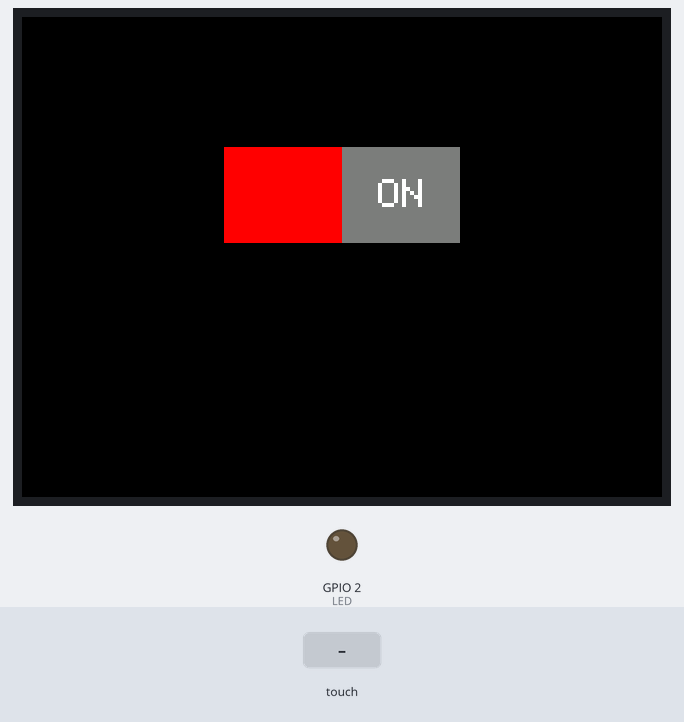
The sketch below on a simulated ESP32. Parts: 320×240 colour display, output pins drawn as LEDs (lit = HIGH). The inputs (shaded band) are chosen by the test bench. Storage starts empty; what the sketch prints to the serial monitor is not drawn.

Above: at 1.5 s.
1.6 s: screen touched at 62 % across, 30 % down
At 2.6 s:
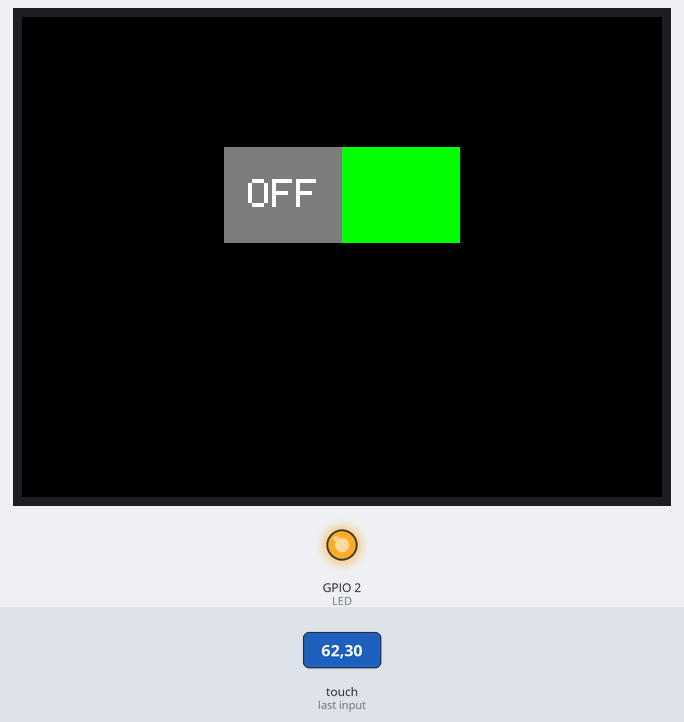
3.1 s: screen touched at 38 % across, 30 % down
At 3.8 s:
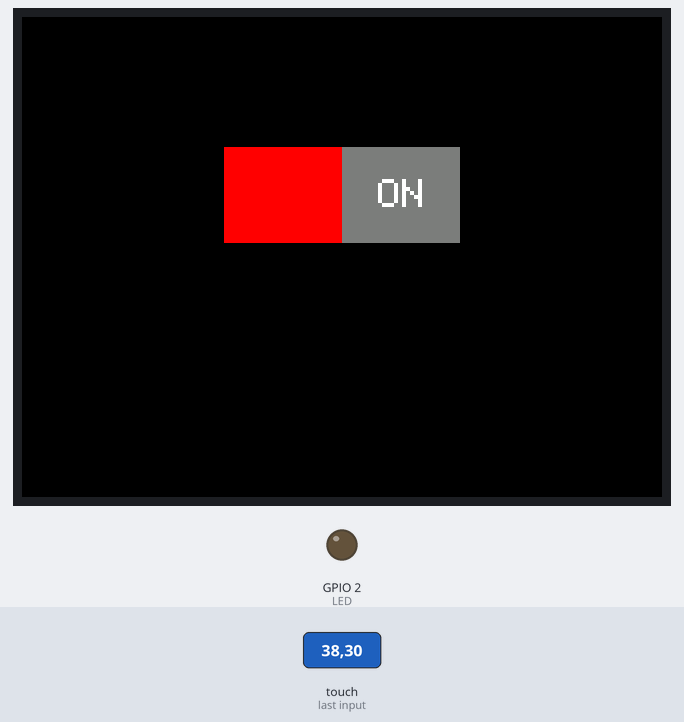
Timing chart, 0 to 6.1 s (numbered marks = the images above; inputs shaded):
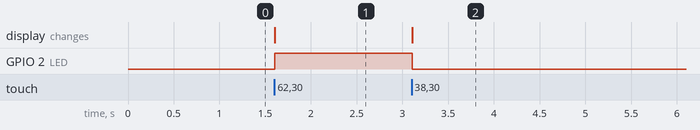

Measured:
- after the input at 1.6 s, GPIO 2 (LED): LOW → HIGH at once; the display: changes at once (image 1)
- after the input at 3.1 s, GPIO 2 (LED): HIGH → LOW at once; the display: changes at once (image 2)

The sketch:

esp32_2.4TFT_button.ino
```cpp
// Example of drawing a graphical "switch" and using
// the touch screen to change it's state.

// This sketch does not use the libraries button drawing
// and handling functions.

// Based on Adafruit_GFX library onoffbutton example.

// Touch handling for XPT2046 based screens is handled by
// the TFT_eSPI library.

// Calibration data is stored in SPIFFS so we need to include it
#include "FS.h"

#include <SPI.h>

#include <TFT_eSPI.h> // Hardware-specific library

TFT_eSPI tft = TFT_eSPI();       // Invoke custom library

// This is the file name used to store the touch coordinate
// calibration data. Change the name to start a new calibration.
#define CALIBRATION_FILE "/TouchCalData3"

// Set REPEAT_CAL to true instead of false to run calibration
// again, otherwise it will only be done once.
// Repeat calibration if you change the screen rotation.
#define REPEAT_CAL false

bool SwitchOn = false;

// Comment out to stop drawing black spots
#define BLACK_SPOT

// Switch position and size
#define FRAME_X 100
#define FRAME_Y 64
#define FRAME_W 120
#define FRAME_H 50

// Red zone size
#define REDBUTTON_X FRAME_X
#define REDBUTTON_Y FRAME_Y
#define REDBUTTON_W (FRAME_W/2)
#define REDBUTTON_H FRAME_H

// Green zone size
#define GREENBUTTON_X (REDBUTTON_X + REDBUTTON_W)
#define GREENBUTTON_Y FRAME_Y
#define GREENBUTTON_W (FRAME_W/2)
#define GREENBUTTON_H FRAME_H

#define LED 2
//------------------------------------------------------------------------------------------
//------------------------------------------------------------------------------------------
void setup()
{
  Serial.begin(9600);
  tft.init();

  // Set the rotation before we calibrate
  tft.setRotation(1);

  // call screen calibration
  touch_calibrate();

  // clear screen
  tft.fillScreen(TFT_BLACK);

  // Draw button (this example does not use library Button class)
  //pinMode(27,OUTPUT);
  pinMode(LED,OUTPUT);
  redBtn();
}
//------------------------------------------------------------------------------------------
//------------------------------------------------------------------------------------------
void loop()
{
  uint16_t x, y;

  // See if there's any touch data for us
  if (tft.getTouch(&x, &y))
  {
    // Draw a block spot to show where touch was calculated to be
    //#ifdef BLACK_SPOT
      //tft.fillCircle(x, y, 2, TFT_BLACK);
    //#endif

    if (SwitchOn)
    {
      if ((x > REDBUTTON_X) && (x < (REDBUTTON_X + REDBUTTON_W))) {
        if ((y > REDBUTTON_Y) && (y <= (REDBUTTON_Y + REDBUTTON_H))) {
          Serial.println("Red btn hit");
          //digitalWrite(27,false);
          redBtn();
          digitalWrite(LED, LOW);
        }
      }
    }
    else //Record is off (SwitchOn == false)
    {
      if ((x > GREENBUTTON_X) && (x < (GREENBUTTON_X + GREENBUTTON_W))) {
        if ((y > GREENBUTTON_Y) && (y <= (GREENBUTTON_Y + GREENBUTTON_H))) {
          Serial.println("Green btn hit");
          greenBtn();
          digitalWrite(LED, HIGH);
        }
      }
    }

    Serial.println(SwitchOn);

  }
}
//------------------------------------------------------------------------------------------

void touch_calibrate()
{
  uint16_t calData[5];
  uint8_t calDataOK = 0;

  // check file system exists
  if (!SPIFFS.begin()) {
    Serial.println("Formatting file system");
    SPIFFS.format();
    SPIFFS.begin();
  }

  // check if calibration file exists and size is correct
  if (SPIFFS.exists(CALIBRATION_FILE)) {
    if (REPEAT_CAL)
    {
      // Delete if we want to re-calibrate
      SPIFFS.remove(CALIBRATION_FILE);
    }
    else
    {
      File f = SPIFFS.open(CALIBRATION_FILE, "r");
      if (f) {
        if (f.readBytes((char *)calData, 14) == 14)
          calDataOK = 1;
        f.close();
      }
    }
  }

  if (calDataOK && !REPEAT_CAL) {
    // calibration data valid
    tft.setTouch(calData);
  } else {
    // data not valid so recalibrate
    tft.fillScreen(TFT_BLACK);
    tft.setCursor(20, 0);
    tft.setTextFont(2);
    tft.setTextSize(1);
    tft.setTextColor(TFT_WHITE, TFT_BLACK);

    tft.println("Touch corners as indicated");

    tft.setTextFont(1);
    tft.println();

    if (REPEAT_CAL) {
      tft.setTextColor(TFT_RED, TFT_BLACK);
      tft.println("Set REPEAT_CAL to false to stop this running again!");
    }

    tft.calibrateTouch(calData, TFT_MAGENTA, TFT_BLACK, 15);

    tft.setTextColor(TFT_GREEN, TFT_BLACK);
    tft.println("Calibration complete!");

    // store data
    File f = SPIFFS.open(CALIBRATION_FILE, "w");
    if (f) {
      f.write((const unsigned char *)calData, 14);
      f.close();
    }
  }
}

void drawFrame()
{
  tft.drawRect(FRAME_X, FRAME_Y, FRAME_W, FRAME_H, TFT_BLACK);
}

// Draw a red button
void redBtn()
{
  tft.fillRect(REDBUTTON_X, REDBUTTON_Y, REDBUTTON_W, REDBUTTON_H, TFT_RED);
  tft.fillRect(GREENBUTTON_X, GREENBUTTON_Y, GREENBUTTON_W, GREENBUTTON_H, TFT_DARKGREY);
  drawFrame();
  tft.setTextColor(TFT_WHITE);
  tft.setTextSize(2);
  tft.setTextDatum(MC_DATUM);
  tft.drawString("ON", GREENBUTTON_X + (GREENBUTTON_W / 2), GREENBUTTON_Y + (GREENBUTTON_H / 2));
  SwitchOn = false;
  //digitalWrite(LED,LOW);
}

// Draw a green button
void greenBtn()
{
  tft.fillRect(GREENBUTTON_X, GREENBUTTON_Y, GREENBUTTON_W, GREENBUTTON_H, TFT_GREEN);
  tft.fillRect(REDBUTTON_X, REDBUTTON_Y, REDBUTTON_W, REDBUTTON_H, TFT_DARKGREY);
  drawFrame();
  tft.setTextColor(TFT_WHITE);
  tft.setTextSize(2);
  tft.setTextDatum(MC_DATUM);
  tft.drawString("OFF", REDBUTTON_X + (REDBUTTON_W / 2) + 1, REDBUTTON_Y + (REDBUTTON_H / 2));
  SwitchOn = true;
  //digitalWrite(LED,HIGH);
}
```
